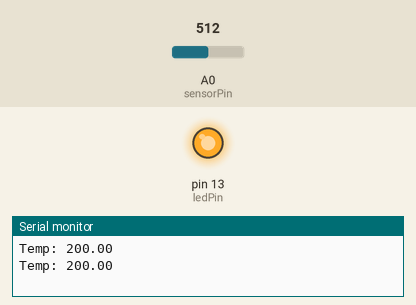
This sketch was run on a simulated Arduino Uno, built with avr-gcc and run on an emulated ATmega328P. Parts: output pins drawn as LEDs (lit = HIGH), the last lines printed to the serial monitor. The test bench sets the inputs (shaded band); at power-on: A0 (sensorPin) = 512.

Above: at 1.8 s.
1.9 s: A0 (sensorPin) set to 178
3.4 s: A0 (sensorPin) set to 151
At 4.3 s:
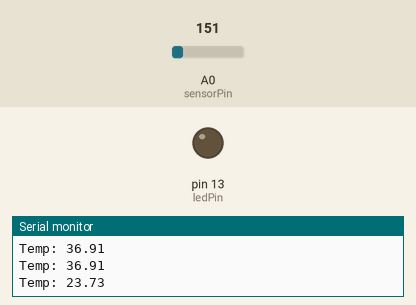
5.5 s: A0 (sensorPin) set to 306
At 7.0 s:
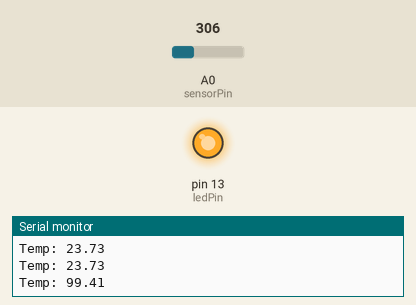
7.5 s: A0 (sensorPin) set to 122
At 8.6 s:
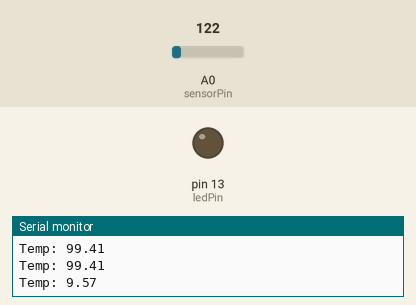
Timing chart, 0 to 10.5 s (numbered marks = the images above; inputs shaded):
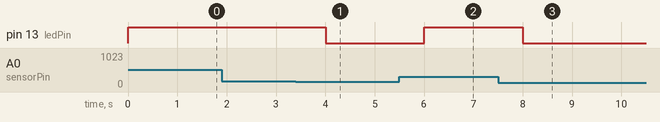

The sketch:

temp_led.ino
```cpp
int sensorPin = A0;
int ledPin = 13;

void setup() {
  pinMode(ledPin, OUTPUT);
  Serial.begin(9600);
}

void loop() {
  int reading = analogRead(sensorPin);
  float voltage = reading * 5.0 / 1024;
  float temperatureC = (voltage - 0.5) * 100;

  Serial.print("Temp: ");
  Serial.println(temperatureC);

  if (temperatureC > 30) {
    digitalWrite(ledPin, HIGH);
  } else {
    digitalWrite(ledPin, LOW);
  }

  delay(1000);
}
```

Measured:
- the behaviour switches between 164 and 163 on A0 (sensorPin) (found by bisection; images 0 and 1)
- after the input at 3.4 s, pin 13 (ledPin): HIGH → LOW after 0.60 s
- after the input at 5.5 s, pin 13 (ledPin): LOW → HIGH after 0.50 s
- after the input at 7.5 s, pin 13 (ledPin): HIGH → LOW after 0.51 s
